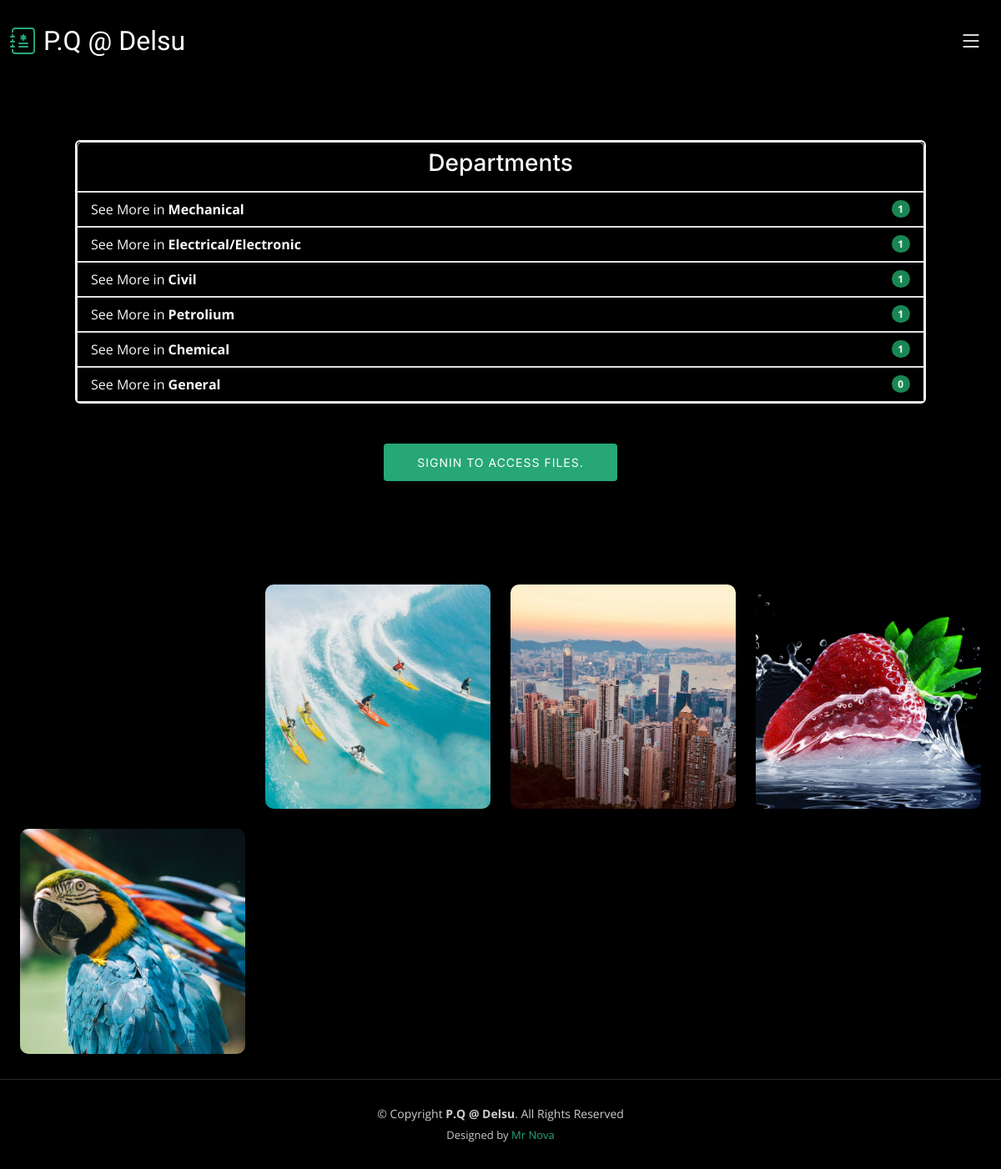
Page /home/departments/ on the committed database.
### docs/models.py (models this page shows, shortened)
class Department(models.Model):
    name = models.CharField(max_length=255)

class Item(models.Model):
    title = models.CharField(max_length=255)
    category = models.ForeignKey(Category, null=True, blank=True, on_delete=models.CASCADE, related_name='items')
    faculty = models.ForeignKey(Faculty, on_delete=models.CASCADE, related_name='items')
    department = models.ForeignKey(Department, on_delete=models.CASCADE, related_name='items')
    level = models.ForeignKey(Level, on_delete=models.CASCADE, related_name='items')
    semester = models.ForeignKey(Semester, on_delete=models.CASCADE, related_name='items')
    description = models.TextField(blank=True, null=True)
    image = models.ImageField(upload_to='PQ_images', blank=True, null=True)
    file = models.FileField(upload_to='PQ_files', blank=True)
    uploaded_on = models.DateTimeField(auto_now_add=True, null=True, blank=True)

### home/views.py (the view)
# urls.py: path('departments/', views.departments, name='departments'),
def departments(request):
    department_id = request.GET.get('department', None)
    departments = Department.objects.annotate(item_count=Count('items'))
    if department_id:
        filtered_items = Item.objects.filter(department_id=department_id)
    else:
        filtered_items = Item.objects.all()
    return render(request, 'departments.html', {
        'departments': departments,
        'items': filtered_items,
        'department_id': int(department_id) if department_id else None,
    })

### home/templates/departments.html (shortened to what this page needs)
{% extends 'base.html' %}
{% block content %}
{% load static %}
  <main id="main" data-aos="fade" data-aos-delay="1500">
    <div class="page-header d-flex align-items-center">
      <div class="container position-relative">
        <div class="row d-flex justify-content-center">
          <div class="col-lg-6 text-center w-100">
            <ul class="list-group m-5 rounded" style="border: 2px solid white;">
              <li class="list-group-item d-flex justify-content-center align-items-center text-center bg-transparent text-light">
                  <span class=""><h3>Departments</h3></span>
              </li>
              {% for department in departments %}
              <a href="{% url 'home:departments' %}?query={{ query }}&department={{ department.id }}">
                  <li class="list-group-item d-flex justify-content-between align-items-center bg-transparent text-light">
                    <span>See More in <b>{{ department.name }}</b></span>
                    <span class="badge bg-success text-light rounded-pill">
                        {% if department.item_count > 99 %}
                            99+
                        {% else %}
                            {{ department.item_count }}
                        {% endif %}
                    </span>
                  </li>
              </a>
              {% endfor %}
            </ul>
            {% if user.is_authenticated %}
            {% else %}
              <a class="cta-btn" href="{% url 'home:signin' %}">Signin To Access Files.</a>
            {% endif %}
          </div>
        </div>
      </div>
    </div>
    <section id="gallery" class="gallery">
      <div class="container-fluid">
        <div class="row gy-4 justify-content-center">
          <div class="row gy-4">
            {% if items %}
                {% for item in items %}
                  <div class="col-xl-3 col-lg-4 col-md-6">
                    <div class="gallery-item h-100">
                      <img src="{{ item.image.url }}" class="img-fluid" alt="">
                    </div>
                  </div>
                {% endfor %}
            {% else %}
                <p>No items in this category.</p>
            {% endif %}
        </div>
      </div>
    </section>
  </main>
{% endblock %}

### home/templates/base.html (shortened to what this page needs)
<!DOCTYPE html>
<html lang="en">
<head>
  {% load static %}
  <link href="{% static 'vendor/bootstrap/css/bootstrap.min.css' %}" rel="stylesheet">
  <link href="{% static 'vendor/bootstrap-icons/bootstrap-icons.css' %}" rel="stylesheet">
  <link href="{% static 'vendor/swiper/swiper-bundle.min.css' %}" rel="stylesheet">
  <link href="{% static 'vendor/glightbox/css/glightbox.min.css' %}" rel="stylesheet">
  <link href="{% static 'vendor/aos/aos.css' %}" rel="stylesheet">
  <link href="{% static 'css/main.css' %}" rel="stylesheet">
</head>
<body>
  <header id="header" class="header d-flex align-items-center fixed-top">
    <div class="container-fluid d-flex align-items-center justify-content-between">
      <a href="{% url 'index' %}" class="logo d-flex align-items-center  me-auto me-lg-0">
        <i class="bi bi-journal-medical"></i>
        <h1>P.Q @ Delsu</h1>
      </a>
      <i class="mobile-nav-toggle mobile-nav-show bi bi-list"></i>
    </div>
  </header>
  <main id="main" data-aos="fade" data-aos-delay="1500">
    {% block content %}
    {% endblock %}
  </main>
  <footer id="footer" class="footer">
    <div class="container">
      <div class="copyright">
        &copy; Copyright <strong><span>P.Q @ Delsu</span></strong>. All Rights Reserved
      </div>
      <div class="credits">
        Designed by <a href="#">Mr Nova</a>
      </div>
    </div>
  </footer>
</body>
</html>

### static/css/main.css (style rules this page uses)
:root { --font-default: "Open Sans", system-ui, -apple-system, "Segoe UI", Roboto, "Helvetica Neue", Arial, "Noto Sans", "Liberation Sans", sans-serif, "Apple Color Emoji", "Segoe UI Emoji", "Segoe UI Symbol", "Noto Color Emoji"; --font-primary: "Inter", sans-serif; --font-secondary: "Cardo", sans-serif; }
:root { --color-default: #fafafa; --color-primary: #27a776; --color-secondary: #161718; }
:root { scroll-behavior: smooth; }
body { font-family: var(--font-default); color: var(--color-default); background-color: #000; }
a { color: var(--color-primary); text-decoration: none; }
h1, h2, h3, h4, h5, h6 { font-family: var(--font-primary); }
.page-header { padding: 120px 0 60px 0; min-height: 30vh; position: relative; }
.page-header .cta-btn { font-family: var(--font-primary); font-weight: 400; font-size: 14px; display: inline-block; padding: 12px 40px; border-radius: 4px; letter-spacing: 1px; text-transform: uppercase; transition: 0.3s; color: #fff; background: var(--color-primary); }
.header { transition: all 0.5s; z-index: 997; padding: 30px 0; background-color: #000; }
.header .logo { transition: 0.3s; }
.header .logo h1 { font-size: 32px; margin: 0; font-weight: 400; color: #fff; font-family: var(--font-secondary); }
.header .logo i { font-size: 32px; margin-right: 8px; line-height: 0; }
@media (max-width: 1279px) { .mobile-nav-show { color: #fff; font-size: 28px; cursor: pointer; line-height: 0; transition: 0.5s; z-index: 9999; margin: 0 10px 0 10px; } }
.gallery { margin-top: 40px; }
.gallery .gallery-item { position: relative; overflow: hidden; border-radius: 10px; }
.gallery .gallery-item img { transition: 0.3s; }
.footer { margin-top: 30px; padding: 30px 0; font-size: 14px; border-top: 1px solid rgba(255, 255, 255, 0.15); }
.footer .copyright { text-align: center; color: rgba(255, 255, 255, 0.8); }
.footer .credits { padding-top: 6px; text-align: center; font-size: 13px; color: rgba(255, 255, 255, 0.8); }
.footer .credits a { color: var(--color-primary); }

### rows in the picture
Department: name "Mechanical", item_count "1"
Department: name "Electrical/Electronic", item_count "1"
Department: name "Civil", item_count "1"
Department: name "Petrolium", item_count "1"
Department: name "Chemical", item_count "1"
Department: name "General", item_count "0"
Item: image (picture)
Item: image (picture)
Item: image (picture)
Item: image (picture)
